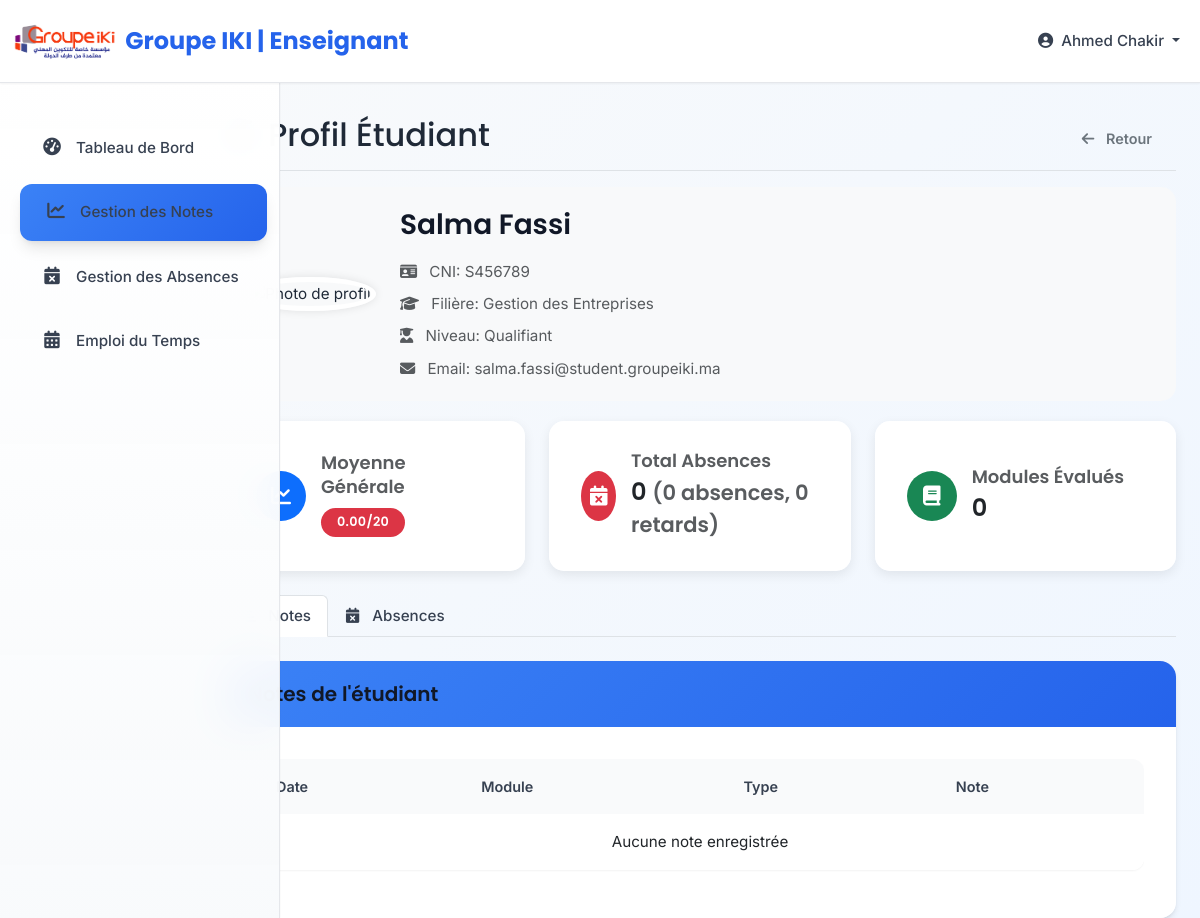
The page /view_student.php?cni=S456789 (signed in) on the database as committed earlier.
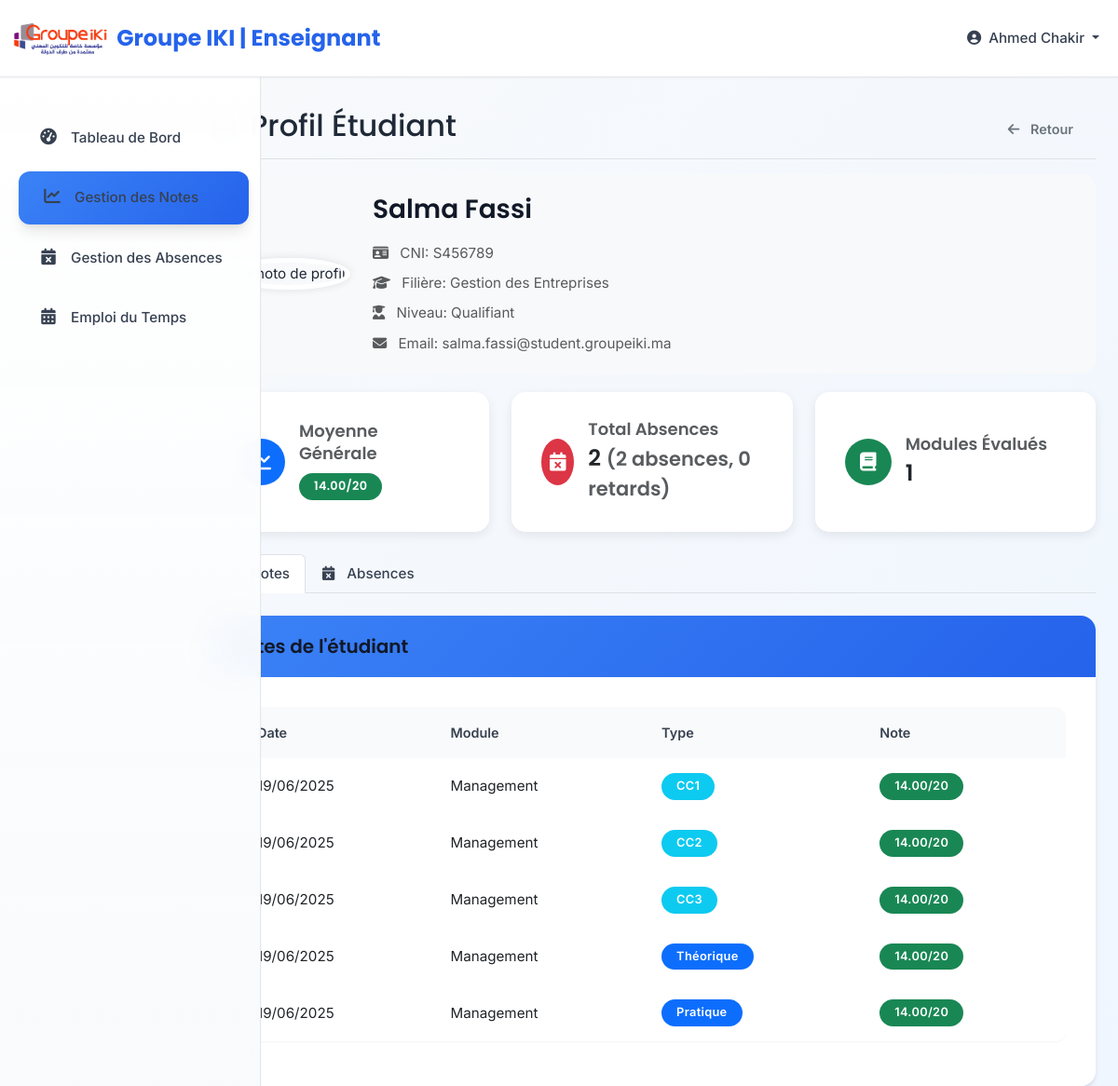
The same page on the database as committed later.
### tables this page shows
CREATE TABLE `grades` (
  `id` int(11) NOT NULL,
  `student_id` int(11) NOT NULL,
  `module_id` int(11) NOT NULL,
  `grade_type` enum('cc1','cc2','cc3','theorique','pratique','pfe','stage') NOT NULL,
  `grade` decimal(4,2) NOT NULL CHECK (`grade` >= 0 and `grade` <= 20),
  `date` date DEFAULT curdate(),
  `created_at` timestamp NOT NULL DEFAULT current_timestamp()
);

CREATE TABLE `modules` (
  `id` int(11) NOT NULL,
  `name` varchar(100) NOT NULL,
  `filiere_id` int(11) DEFAULT NULL,
  `type` enum('standard','pfe','stage') DEFAULT 'standard',
  `created_at` timestamp NOT NULL DEFAULT current_timestamp()
);

### view_student.php (the view, shortened to what the changed rows need)
<?php
$host = 'localhost';
$dbname = 'groupe_iki';
$username = 'root';
$db_password = '';
$student = null;
$grades = [];
if (!isset($_GET['cni']) || empty($_GET['cni'])) {
    $error_message = "Identifiant d'étudiant non spécifié";
} else {
    $student_cni = $_GET['cni'];
    try {
        $pdo = new PDO("mysql:host=$host;dbname=$dbname;charset=utf8", $username, $db_password);
        $pdo->setAttribute(PDO::ATTR_ERRMODE, PDO::ERRMODE_EXCEPTION);
        $stmt = $pdo->prepare("
            SELECT s.*, f.name as filiere_name
            FROM students s
            LEFT JOIN filieres f ON s.filiere_id = f.id
            WHERE s.cni = ?
        ");
        $stmt->execute([$student_cni]);
        $student = $stmt->fetch(PDO::FETCH_ASSOC);
        if (!$student) {
            $error_message = "Étudiant non trouvé";
        } else {
            $stmt = $pdo->prepare("
                SELECT g.*, m.name as module_name
                FROM grades g
                JOIN modules m ON g.module_id = m.id
                WHERE g.student_id = ?
                ORDER BY g.date DESC, g.grade_type ASC
            ");
            $stmt->execute([$student['id']]);
            $grades = $stmt->fetchAll(PDO::FETCH_ASSOC);
            $total_grade = 0;
            $grade_count = count($grades);
            foreach ($grades as $grade) {
                $total_grade += $grade['grade'];
            }
            $average_grade = $grade_count > 0 ? $total_grade / $grade_count : 0;
            $stmt = $pdo->prepare("
                SELECT a.*, m.name as module_name
                FROM absences a
                LEFT JOIN modules m ON a.module_id = m.id
                WHERE a.student_id = ?
                ORDER BY a.created_at DESC
            ");
            $stmt->execute([$student['id']]);
            $absences = $stmt->fetchAll(PDO::FETCH_ASSOC);
            $absent_count = 0;
            $late_count = 0;
            foreach ($absences as $absence) {
                if ($absence['status'] === 'absent') {
                    $absent_count++;
                } else if ($absence['status'] === 'late') {
                    $late_count++;
                }
            }
            $total_absences = $absent_count + $late_count;
        }
    } catch (PDOException $e) {
        $error_message = "Erreur de base de données: " . $e->getMessage();
    }
}
?>
<!DOCTYPE html>
<html lang="fr">
<head>
    <link href="https://cdn.jsdelivr.net/npm/bootstrap@5.3.0/dist/css/bootstrap.min.css" rel="stylesheet">
    <link rel="stylesheet" href="https://cdnjs.cloudflare.com/ajax/libs/font-awesome/6.4.0/css/all.min.css">
    <link rel="stylesheet" href="css/styles.css">
</head>
<body class="dashboard-page">
    <div class="container-fluid">
        <div class="row">
            <main class="col-md-9 ms-sm-auto col-lg-10 px-md-4 main-content">
                <div class="d-flex justify-content-between flex-wrap flex-md-nowrap align-items-center pt-3 pb-2 mb-3 border-bottom">
                    <h1 class="h2">
                        <i class="fas fa-user-graduate me-2"></i>
                        Profil Étudiant
                    </h1>
                </div>
                <?php if ($student): ?>
                <div class="profile-header">
                    <div class="row align-items-center">
                        <div class="col-md-2 text-center">
                            <img src="assets/default-avatar.jpg" alt="Photo de profil" class="profile-image">
                        </div>
                        <div class="col-md-10">
                            <h3><?php echo htmlspecialchars($student['prenom'] . ' ' . $student['nom']); ?></h3>
                            <p class="text-muted mb-2">
                                <i class="fas fa-id-card me-2"></i>
                                CNI: <?php echo htmlspecialchars($student['cni']); ?>
                            </p>
                            <p class="text-muted mb-2">
                                <i class="fas fa-graduation-cap me-2"></i>
                                Filière: <?php echo htmlspecialchars($student['filiere_name'] ?? 'Non assigné'); ?>
                            </p>
                            <p class="text-muted mb-2">
                                <i class="fas fa-user-graduate me-2"></i>
                                Niveau: <?php echo htmlspecialchars(ucfirst(str_replace('_', ' ', $student['niveau'])) ?? 'Non assigné'); ?>
                            </p>
                            <p class="text-muted mb-0">
                                <i class="fas fa-envelope me-2"></i>
                                Email: <?php echo htmlspecialchars($student['email'] ?? 'Non renseigné'); ?>
                            </p>
                        </div>
                    </div>
                </div>
                <div class="row g-4 mb-4">
                    <div class="col-md-4">
                        <div class="card stats-card h-100 border-0">
                            <div class="card-body d-flex align-items-center">
                                <div class="stats-icon bg-primary text-white">
                                    <i class="fas fa-chart-line"></i>
                                </div>
                                <div>
                                    <h6 class="card-subtitle mb-1 text-muted">Moyenne Générale</h6>
                                    <?php
                                    $badge_class = 'bg-danger';
                                    if ($average_grade >= 10 && $average_grade < 12) {
                                        $badge_class = 'bg-warning';
                                    } elseif ($average_grade >= 12 && $average_grade < 14) {
                                        $badge_class = 'bg-info';
                                    } elseif ($average_grade >= 14) {
                                        $badge_class = 'bg-success';
                                    }
                                    ?>
                                    <h4 class="card-title mb-0">
                                        <span class="badge <?php echo $badge_class; ?>">
                                            <?php echo number_format($average_grade, 2); ?>/20
                                        </span>
                                    </h4>
                                </div>
                            </div>
                        </div>
                    </div>
                    <div class="col-md-4">
                        <div class="card stats-card h-100 border-0">
                            <div class="card-body d-flex align-items-center">
                                <div class="stats-icon bg-danger text-white">
                                    <i class="fas fa-calendar-times"></i>
                                </div>
                                <div>
                                    <h6 class="card-subtitle mb-1 text-muted">Total Absences</h6>
                                    <h4 class="card-title mb-0">
                                        <?php echo $total_absences; ?>
                                        <small class="text-muted">(<?php echo $absent_count; ?> absences, <?php echo $late_count; ?> retards)</small>
                                    </h4>
                                </div>
                            </div>
                        </div>
                    </div>
                    <div class="col-md-4">
                        <div class="card stats-card h-100 border-0">
                            <div class="card-body d-flex align-items-center">
                                <div class="stats-icon bg-success text-white">
                                    <i class="fas fa-book"></i>
                                </div>
                                <div>
                                    <h6 class="card-subtitle mb-1 text-muted">Modules Évalués</h6>
                                    <h4 class="card-title mb-0">
                                        <?php
                                        $evaluated_modules = [];
                                        foreach ($grades as $grade) {
                                            if (!in_array($grade['module_id'], $evaluated_modules)) {
                                                $evaluated_modules[] = $grade['module_id'];
                                            }
                                        }
                                        echo count($evaluated_modules);
                                        ?>
                                    </h4>
                                </div>
                            </div>
                        </div>
                    </div>
                </div>
                <ul class="nav nav-tabs mb-4" id="studentTabs" role="tablist">
                    <li class="nav-item" role="presentation">
                        <button class="nav-link active" id="grades-tab" data-bs-toggle="tab" data-bs-target="#grades" type="button" role="tab" aria-controls="grades" aria-selected="true">
                            <i class="fas fa-chart-bar me-2"></i>
                            Notes
                        </button>
                    </li>
                    <li class="nav-item" role="presentation">
                        <button class="nav-link" id="absences-tab" data-bs-toggle="tab" data-bs-target="#absences" type="button" role="tab" aria-controls="absences" aria-selected="false">
                            <i class="fas fa-calendar-times me-2"></i>
                            Absences
                        </button>
                    </li>
                </ul>
                <div class="tab-content" id="studentTabsContent">
                    <div class="tab-pane fade show active" id="grades" role="tabpanel" aria-labelledby="grades-tab">
                        <div class="card">
                            <div class="card-header bg-light">
                                <h5 class="mb-0">Notes de l'étudiant</h5>
                            </div>
                            <div class="card-body">
                                <div class="table-responsive">
                                    <table class="table table-hover">
                                        <thead>
                                            <tr>
                                                <th>Date</th>
                                                <th>Module</th>
                                                <th>Type</th>
                                                <th>Note</th>
                                            </tr>
                                        </thead>
                                        <tbody>
                                            <?php if (count($grades) > 0): ?>
                                                <?php foreach ($grades as $grade): ?>
                                                    <tr>
                                                        <td><?php echo date('d/m/Y', strtotime($grade['date'])); ?></td>
                                                        <td><?php echo htmlspecialchars($grade['module_name']); ?></td>
                                                        <td>
                                                            <?php
                                                            $type_label = '';
                                                            $type_badge = 'bg-secondary';
                                                            switch($grade['grade_type']) {
                                                                case 'cc1':
                                                                    $type_label = 'CC1';
                                                                    $type_badge = 'bg-info';
                                                                    break;
                                                                case 'cc2':
                                                                    $type_label = 'CC2';
                                                                    $type_badge = 'bg-info';
                                                                    break;
                                                                case 'cc3':
                                                                    $type_label = 'CC3';
                                                                    $type_badge = 'bg-info';
                                                                    break;
                                                                case 'theorique':
                                                                    $type_label = 'Théorique';
                                                                    $type_badge = 'bg-primary';
                                                                    break;
                                                                case 'pratique':
                                                                    $type_label = 'Pratique';
                                                                    $type_badge = 'bg-primary';
                                                                    break;
                                                            }
                                                            ?>
                                                            <span class="badge <?php echo $type_badge; ?>">
                                                                <?php echo $type_label; ?>
                                                            </span>
                                                        </td>
                                                        <td>
                                                            <?php
                                                            $badge_class = 'bg-danger';
                                                            if ($grade['grade'] >= 10 && $grade['grade'] < 12) {
                                                                $badge_class = 'bg-warning';
                                                            } elseif ($grade['grade'] >= 12 && $grade['grade'] < 14) {
                                                                $badge_class = 'bg-info';
                                                            } elseif ($grade['grade'] >= 14) {
                                                                $badge_class = 'bg-success';
                                                            }
                                                            ?>
                                                            <span class="badge <?php echo $badge_class; ?>">
                                                                <?php echo number_format($grade['grade'], 2); ?>/20
                                                            </span>
                                                        </td>
                                                    </tr>
                                                <?php endforeach; ?>
                                            <?php else: ?>
                                                <tr>
                                                    <td colspan="4" class="text-center">Aucune note enregistrée</td>
                                                </tr>
                                            <?php endif; ?>
                                        </tbody>
                                    </table>
                                </div>
                            </div>
                        </div>
                    </div>
                </div>
                <?php endif; ?>
            </main>
        </div>
    </div>
</body>
</html>

Rows that differ between the two databases and show on the page:
added grades: date "19/06/2025", module.name "Management", grade_type "CC1", grade "14.00"
added grades: date "19/06/2025", module.name "Management", grade_type "CC2", grade "14.00"
added grades: date "19/06/2025", module.name "Management", grade_type "CC3", grade "14.00"
added grades: date "19/06/2025", module.name "Management", grade_type "Théorique", grade "14.00"
added grades: date "19/06/2025", module.name "Management", grade_type "Pratique", grade "14.00"
Other text that changed with them:
$average_grade: "0.00" → "14.00"
$total_absences: "0" → "2"
$absent_count: "0" → "2"
count($evaluated_modules): "0" → "1"
text no longer shown: "Aucune note enregistrée"
